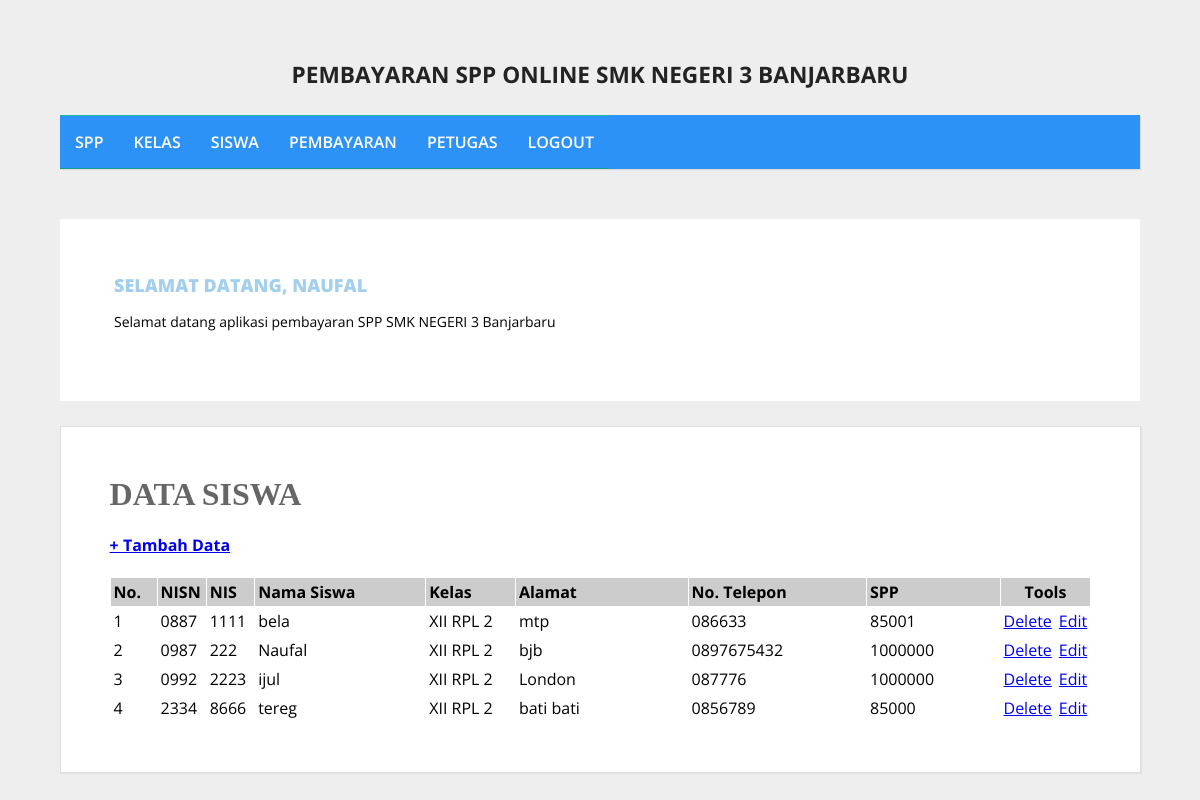
Screenshot of /admin/halaman_admin.php?open=data_siswa (signed in) with the database file from the repository.
### tables this page shows
CREATE TABLE `siswa` (
  `nisn` varchar(10) NOT NULL,
  `nis` varchar(8) NOT NULL,
  `nama` varchar(35) NOT NULL,
  `id_kelas` varchar(11) NOT NULL,
  `alamat` text NOT NULL,
  `no_telp` varchar(15) NOT NULL,
  `id_spp` varchar(5) NOT NULL
);

CREATE TABLE `kelas` (
  `id_kelas` varchar(5) NOT NULL,
  `nama_kelas` varchar(10) NOT NULL,
  `kompetensi_keahlian` varchar(30) NOT NULL
);

CREATE TABLE `spp` (
  `id_spp` varchar(5) NOT NULL,
  `tahun` int(4) NOT NULL,
  `nominal` int(10) NOT NULL
);

### admin/data_siswa.php (the view)
<?php
include_once "../src/koneksi.php";
?>
<h1><b>DATA SISWA </b></h1>
<h4><a href="?open=tambah_siswa">+ Tambah Data</a></h4>
<table cellspacing="1" cellpadding="3">
    <tr>
        <td width="5%" bgcolor="#CCCCCC"><b>No.</b></td>
        <td width="5%" bgcolor="#CCCCCC"><b>NISN</b></td>
        <td width="5%" bgcolor="#CCCCCC"><b>NIS</b></td>
        <td width="20%" bgcolor="#CCCCCC"><b>Nama Siswa </b></td>
        <td width="10%" bgcolor="#CCCCCC"><b>Kelas</b></td>
        <td width="20%" bgcolor="#CCCCCC"><b>Alamat</b></td>
        <td width="20%" bgcolor="#CCCCCC"><b>No. Telepon</b></td>
        <td width="30%" bgcolor="#CCCCCC"><b>SPP</b></td>
        <td colspan="2" align="center" bgcolor="#CCCCCC"><b>Tools</b></td>
    </tr>
<?php
$sql = mysqli_query($koneksi, "SELECT * FROM kelas JOIN siswa on kelas.id_kelas = siswa.id_kelas JOIN spp on siswa.id_spp = spp.id_spp");
$nomor = 0;
while ($data = mysqli_fetch_array($sql)) {
    $nomor++;
?>
    <tr>
        <td><?php echo $nomor; ?></td>
        <td><?php echo $data['nisn']; ?></td>
        <td><?php echo $data['nis']; ?></td>
        <td><?php echo $data['nama']; ?></td>
        <td><?php echo $data['nama_kelas']; ?></td>
        <td><?php echo $data['alamat']; ?></td>
        <td><?php echo $data['no_telp']; ?></td>
        <td><?php echo $data['nominal']; ?></td>
        <td width="9%" align="center"><a href="?open=hapus_siswa&nisn=<?php echo $data['nisn']; ?>"
        target="_self" onclick="return confirm('YAKIN INGIN MENGHAPUS DATA SISWA INI ... ?')">Delete</a></td>
        <td width="9%" align="center"><a href="?open=edit_siswa&nisn=<?php echo $data['nisn']; ?>" target="_self">Edit</a></td>
    </tr>
<?php } ?>
</table>

### src/style.css (style rules this page uses)
body { background: #eee; margin: 0; font-family: 'Open Sans', sans-serif; }
.conteudo h1 { padding: 0; margin: 0 0 15px; font-weight: normal; color: #666; font-family: Georgia; }

### rows the page displays
siswa: nisn "0887", nis "1111", nama "bela", id_kelas.nama_kelas "XII RPL 2", alamat "mtp", no_telp "086633", id_spp.nominal "85001"
siswa: nisn "0987", nis "222", nama "Naufal", id_kelas.nama_kelas "XII RPL 2", alamat "bjb", no_telp "0897675432", id_spp.nominal "1000000"
siswa: nisn "0992", nis "2223", nama "ijul", id_kelas.nama_kelas "XII RPL 2", alamat "London", no_telp "087776", id_spp.nominal "1000000"
siswa: nisn "2334", nis "8666", nama "tereg", id_kelas.nama_kelas "XII RPL 2", alamat "bati bati", no_telp "0856789", id_spp.nominal "85000"

### other values shown
$_SESSION['username'] "NAUFAL"
